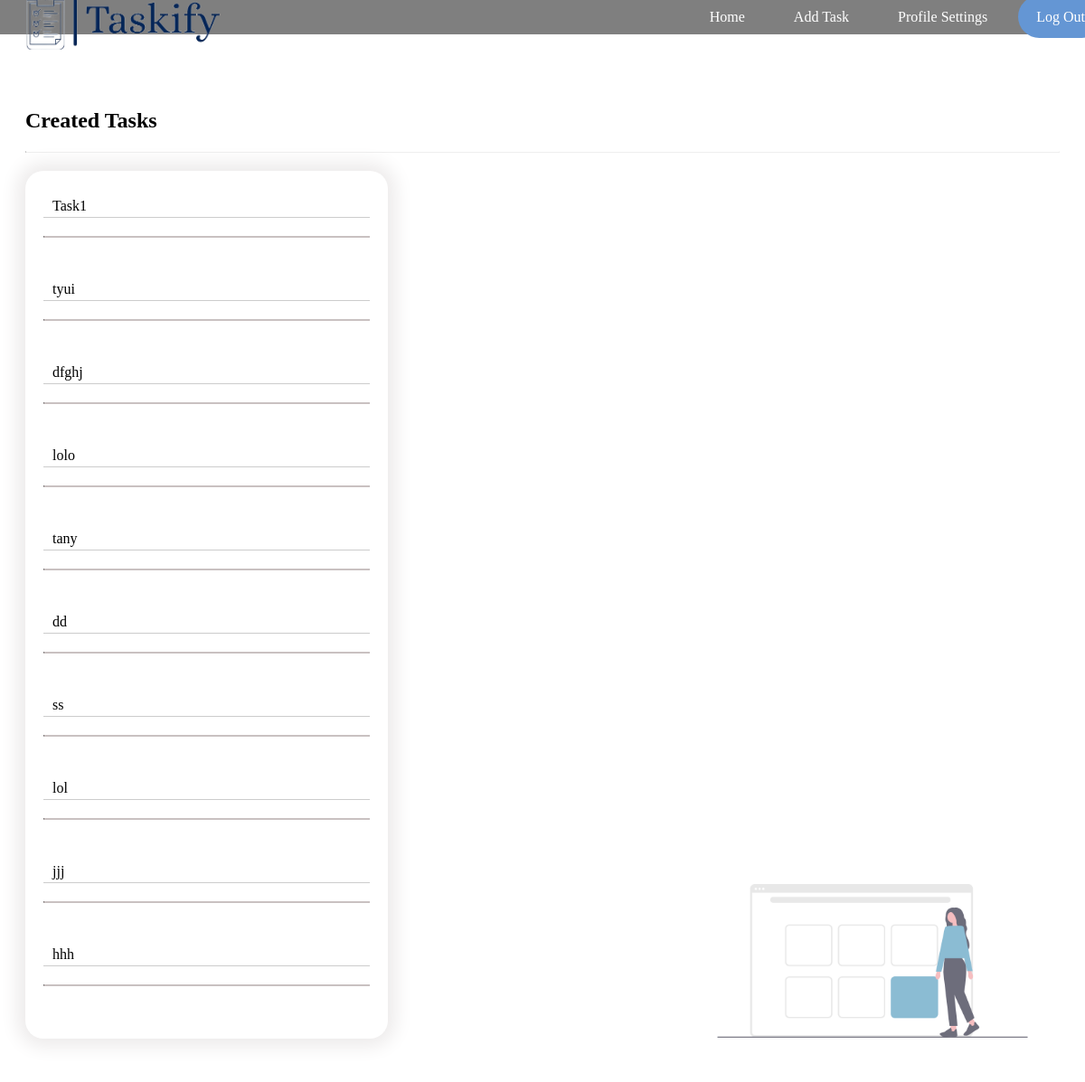
/viewlist/viewlist/, run on an earlier commit of the app's database.
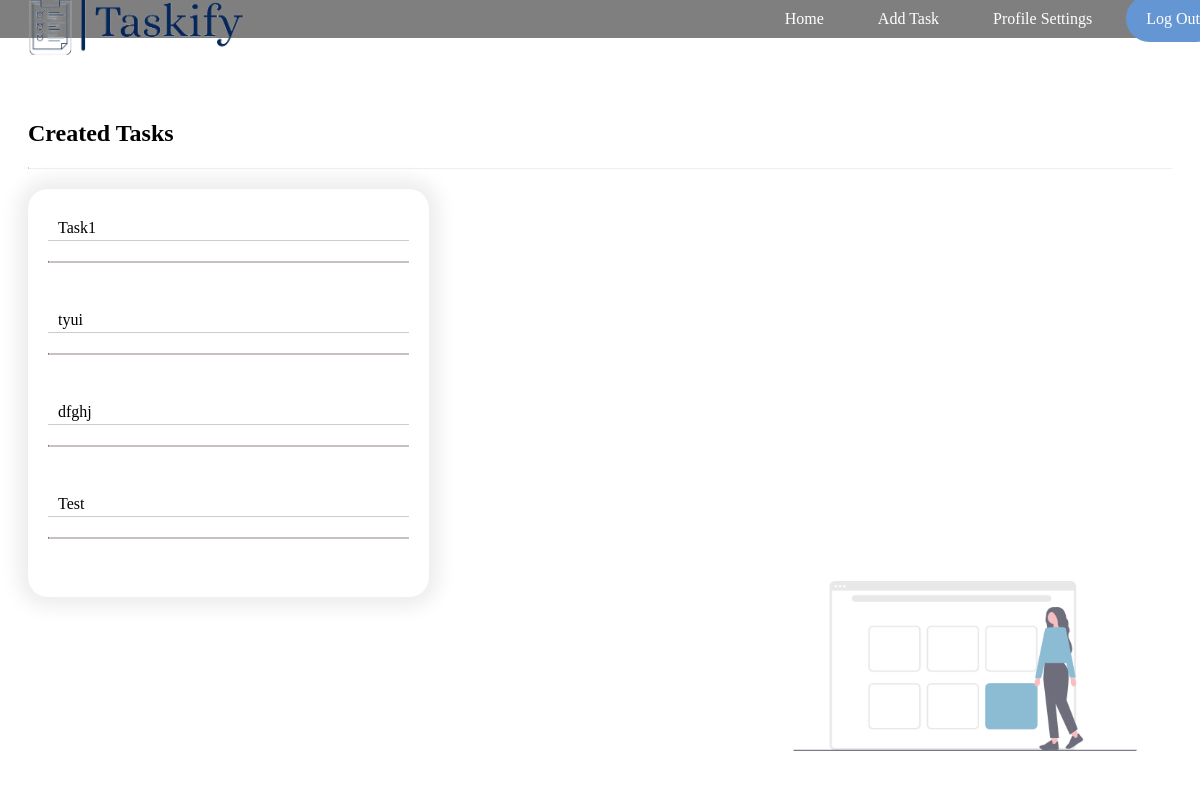
And on a later commit of the database.
### tasks/models.py (models this page shows, shortened)
class Task(models.Model):
    Taskiid = models.IntegerField(null=True)
    title = models.CharField(max_length=55,null=True)
    teacher = models.CharField(max_length=55,null=True)
    choose = models.CharField(max_length=6, choices=x,null=True)
    Description = models.TextField(max_length=160, blank=True, null=True)
    admin = models.CharField(max_length=15,null=True)
    completed = models.BooleanField(default=False,null=True)

### viewlist/views.py (the view)
# urls.py: path('viewlist/',include('viewlist.urls')),
def viewlist(request):
    task=Task.objects.all()
    return render(request,'viewlist.html',{'task':task})

### templates/viewlist.html (shortened to what this page needs)
<!DOCTYPE html>
<html lang="en">
<head>
    {% load static %}
    <link rel="stylesheet" type="text/css" href="{% static 'css/viewlist.css' %}">
</head>
<body>
    <div class="nav">
        <img src="{% static 'images/result1.png' %}" alt="" class="logo">
        <nav>
            <ul>
                <li><a href="{% url 'showTask' %}">Home</a></li>
                <li><a href="{% url 'SaveData' %}">Add Task</a></li>
                <li><a href="profileSettings.html">Profile Settings</a></li>
                <li><a href="school.html">Log Out</a></li>
            </ul>
        </nav>
    </div>
    <div class="container">
        <h2> Created Tasks</h2>
        <hr>
        <div class="tasks">
            <div id="upcom" class="st">
                {% for task in task %}
                <a href="{% url 'task_detail' taskid=task.id %}" style="text-decoration: none; color: black;display: block; padding-bottom: 3px;">{{ task.title }}</a>
                <hr style="border-color: rgb(201, 193, 193);">
                <br>
                {% endfor %}
            </div>
        </div>
    </div>
    <img src="{% static 'images/taskify.png' %}" alt="Sticker" class="sticker">
</body>
</html>

### viewlist/static/css/viewlist.css (style rules this page uses)
.nav { display: flex; width: 100%; align-items: center; padding: 10px 20px; background-color: rgba(0, 0, 0, 0.5); position: fixed; top: 0; left: 0; z-index: 1000; }
.nav .logo { position: absolute; height: auto; left: 20px; width: 230px; padding-top: 15px; }
.nav nav { flex: 1; text-align: right; }
.nav ul { list-style: none; padding: 0; margin: 0; }
.nav ul li { display: inline-block; margin-left: 10px; }
.nav ul li a { text-decoration: none; padding: 15px 20px; border-radius: 30px; color: #fff; }
.nav ul li:last-child a { background-color: #6496d4; }
.container { margin-top: 80px; padding: 20px; }
.container h2 { color: black; }
.tasks { display: flex; flex-wrap: wrap; gap: 10px; }
.tasks .st { width: calc(33.33% - 20px); background-color: white; border-radius: 20px; box-shadow: 0 0 20px 9px rgb(237, 235, 235); padding: 20px; transition: transform 0.5s ease; margin-bottom: 20px; }
.tasks .st a { color: black; text-decoration: none; display: block; padding: 10px; border-bottom: 1px solid #ccc; }
.sticker { position: absolute; bottom: 20px; right: 20px; width: 430px; z-index: 999; mix-blend-mode: multiply; opacity: 0.7; }
hr { border-top: 1px solid #ffffffab; margin-top: 20px; margin-bottom: 20px; }

What changed in the data, as far as the page shows it:
removed Task: title "lolo"
removed Task: title "tany"
removed Task: title "dd"
removed Task: title "ss"
removed Task: title "lol"
removed Task: title "jjj"
removed Task: title "hhh"
added Task: title "Test"
